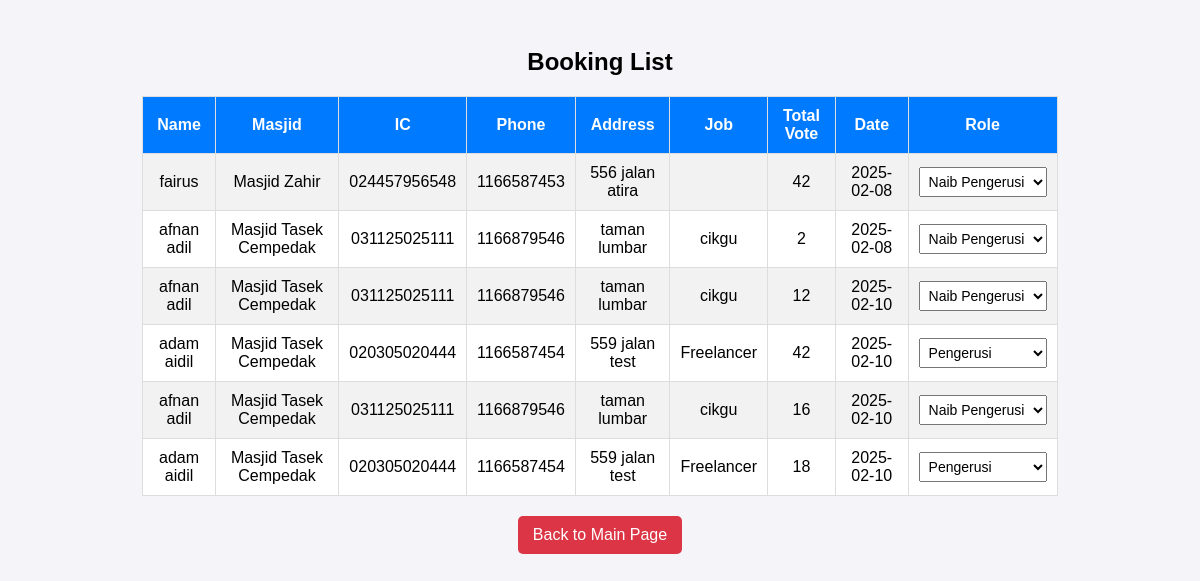
The page /backend/form2_PTA.php on the database as committed earlier.
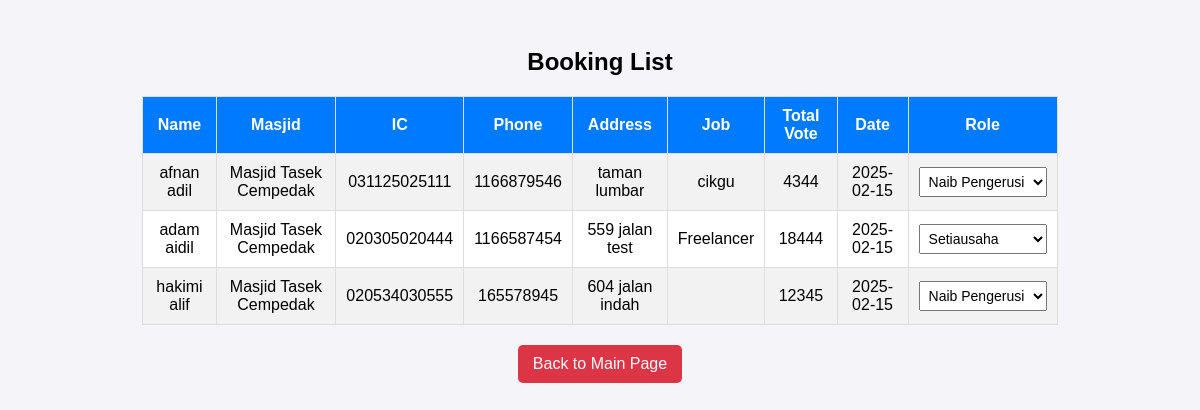
The same page on the database as committed later.
### tables this page shows
CREATE TABLE `form` (
  `form_id` int(8) NOT NULL,
  `date` date NOT NULL,
  `name` varchar(50) NOT NULL,
  `ic` varchar(12) NOT NULL,
  `phone_num` int(11) NOT NULL,
  `address` varchar(50) NOT NULL,
  `job` varchar(30) NOT NULL,
  `total_vote` int(4) NOT NULL,
  `role` varchar(50) DEFAULT NULL,
  `status_code` int(1) DEFAULT NULL,
  `reg_date` datetime(6) NOT NULL DEFAULT current_timestamp(6),
  `edit_date` timestamp(6) NOT NULL DEFAULT current_timestamp(6) ON UPDATE current_timestamp(6),
  `verify_id_1` int(8) DEFAULT NULL,
  `verify_id_2` int(8) DEFAULT NULL,
  `verify_id_3` int(8) DEFAULT NULL
);

CREATE TABLE `masjid` (
  `masjid_id` int(20) NOT NULL,
  `masjid_name` varchar(30) NOT NULL,
  `daerah_id` varchar(20) NOT NULL
);

CREATE TABLE `user` (
  `user_id` int(8) NOT NULL,
  `username` varchar(20) NOT NULL,
  `pswd` varchar(20) NOT NULL,
  `name` varchar(60) NOT NULL,
  `masjid_id` varchar(20) NOT NULL,
  `ic` varchar(30) NOT NULL,
  `phone` int(11) NOT NULL,
  `address` varchar(50) NOT NULL,
  `job` varchar(30) DEFAULT NULL,
  `level_id` int(1) NOT NULL,
  `reg_date` datetime(6) NOT NULL DEFAULT current_timestamp(6),
  `edit_date` timestamp(6) NULL DEFAULT current_timestamp(6) ON UPDATE current_timestamp(6)
);

### backend/form2_PTA.php (the view, shortened to what this page needs)
<?php
require '../backend/connection.php';
try {
    $query = "SELECT
    f.ic AS form_ic,
    f.name AS form_name,
    f.reg_date AS form_reg_date,
    f.phone_num AS form_phone,
    f.address AS form_address,
    f.job AS form_job,
    f.total_vote AS form_total_vote,
    f.role AS role,
    u.name AS user_name,
    u.ic AS user_ic,
    u.phone AS user_phone,
    u.address AS user_address,
    u.job AS user_job,
    m.masjid_id AS masjid_id,
    m.masjid_name AS masjid_name
FROM form f
JOIN user u ON u.ic = f.ic
JOIN masjid m ON u.masjid_id = m.masjid_id";
    $stmt = $conn->prepare($query);
    $stmt->execute();
    $bookings2 = $stmt->fetchAll(PDO::FETCH_ASSOC);
} catch (PDOException $e) {
    die("Error: " . $e->getMessage());
}
?>
<!DOCTYPE html>
<html lang="en">
<head>
</head>
<body>
    <h2>Booking List</h2>
    <table>
        <tr>
            <th>Name</th>
            <th>Masjid</th>
            <th>IC</th>
            <th>Phone</th>
            <th>Address</th>
            <th>Job</th>
            <th>Total Vote</th>
            <th>Date</th>
            <th>Role</th>
        </tr>
        <?php foreach ($bookings2 as $booking): ?>
            <tr>
                <td><?php echo htmlspecialchars($booking['form_name']); ?></td>
                <td><?php echo htmlspecialchars($booking['masjid_name']); ?></td>
                <td><?php echo htmlspecialchars($booking['form_ic']); ?></td>
                <td><?php echo htmlspecialchars($booking['form_phone']); ?></td>
                <td><?php echo htmlspecialchars($booking['form_address']); ?></td>
                <td><?php echo htmlspecialchars($booking['form_job']); ?></td>
                <td><?php echo htmlspecialchars($booking['form_total_vote']); ?></td>
                <td><?php echo date('Y-m-d', strtotime($booking['form_reg_date'])); ?></td>
                <td>
                <select name="role" onchange="updateRole(this, '<?php echo $booking['user_ic']; ?>')">
                <option value="Pengerusi" <?php echo ($booking['role'] == 'Pengerusi') ? 'selected' : ''; ?>>Pengerusi</option>
                <option value="Naib Pengerusi" <?php echo ($booking['role'] == 'Naib Pengerusi') ? 'selected' : ''; ?>>Naib Pengerusi</option>
                <option value="Setiausaha" <?php echo ($booking['role'] == 'Setiausaha') ? 'selected' : ''; ?>>Setiausaha</option>
                </select>
                </td>
            </tr>
        <?php endforeach; ?>
    </table>
    <a href="../frontend/mainpage2.html" class="back-btn">Back to Main Page</a>
</body>
</html>

Rows that differ between the two databases and show on the page:
removed form: name "fairus", masjid.masjid_name "Masjid Zahir", ic "024457956548", phone_num "1166587453", address "556 jalan atira", total_vote "42", reg_date "2025-02-08", role "Naib Pengerusi"
removed form: name "afnan adil", masjid.masjid_name "Masjid Tasek Cempedak", ic "031125025111", phone_num "1166879546", address "taman lumbar", job "cikgu", total_vote "2", reg_date "2025-02-08", role "Naib Pengerusi"
removed form: name "afnan adil", masjid.masjid_name "Masjid Tasek Cempedak", ic "031125025111", phone_num "1166879546", address "taman lumbar", job "cikgu", total_vote "12", reg_date "2025-02-10", role "Naib Pengerusi"
removed form: name "adam aidil", masjid.masjid_name "Masjid Tasek Cempedak", ic "020305020444", phone_num "1166587454", address "559 jalan test", job "Freelancer", total_vote "42", reg_date "2025-02-10", role "Pengerusi"
removed form: name "afnan adil", masjid.masjid_name "Masjid Tasek Cempedak", ic "031125025111", phone_num "1166879546", address "taman lumbar", job "cikgu", total_vote "16", reg_date "2025-02-10", role "Naib Pengerusi"
removed form: name "adam aidil", masjid.masjid_name "Masjid Tasek Cempedak", ic "020305020444", phone_num "1166587454", address "559 jalan test", job "Freelancer", total_vote "18", reg_date "2025-02-10", role "Pengerusi"
added form: name "afnan adil", masjid.masjid_name "Masjid Tasek Cempedak", ic "031125025111", phone_num "1166879546", address "taman lumbar", job "cikgu", total_vote "4344", reg_date "2025-02-15", role "Naib Pengerusi"
added form: name "adam aidil", masjid.masjid_name "Masjid Tasek Cempedak", ic "020305020444", phone_num "1166587454", address "559 jalan test", job "Freelancer", total_vote "18444", reg_date "2025-02-15", role "Setiausaha"
added form: name "hakimi alif", masjid.masjid_name "Masjid Tasek Cempedak", ic "020534030555", phone_num "165578945", address "604 jalan indah", total_vote "12345", reg_date "2025-02-15", role "Naib Pengerusi"
